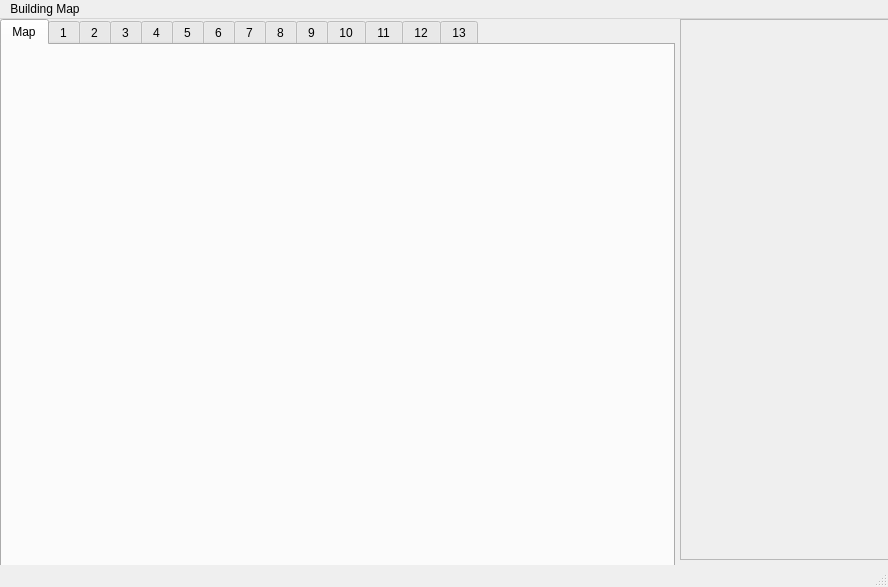
<?xml version="1.0" encoding="UTF-8"?>
<ui version="4.0">
 <class>MainWindow</class>
 <widget class="QMainWindow" name="MainWindow">
  <property name="geometry">
   <rect>
    <x>0</x>
    <y>0</y>
    <width>888</width>
    <height>587</height>
   </rect>
  </property>
  <property name="windowTitle">
   <string>MainWindow</string>
  </property>
  <widget class="QWidget" name="centralwidget">
   <widget class="QTabWidget" name="tabWidget">
    <property name="geometry">
     <rect>
      <x>0</x>
      <y>0</y>
      <width>675</width>
      <height>550</height>
     </rect>
    </property>
    <property name="sizePolicy">
     <sizepolicy hsizetype="Fixed" vsizetype="Preferred">
      <horstretch>0</horstretch>
      <verstretch>0</verstretch>
     </sizepolicy>
    </property>
    <property name="minimumSize">
     <size>
      <width>675</width>
      <height>550</height>
     </size>
    </property>
    <property name="currentIndex">
     <number>0</number>
    </property>
    <widget class="QWidget" name="tab">
     <attribute name="title">
      <string>Map</string>
     </attribute>
    </widget>
    <widget class="QWidget" name="tab_2">
     <attribute name="title">
      <string>1</string>
     </attribute>
    </widget>
    <widget class="QWidget" name="tab_3">
     <attribute name="title">
      <string>2</string>
     </attribute>
    </widget>
    <widget class="QWidget" name="tab_4">
     <attribute name="title">
      <string>3</string>
     </attribute>
    </widget>
    <widget class="QWidget" name="tab_5">
     <attribute name="title">
      <string>4</string>
     </attribute>
    </widget>
    <widget class="QWidget" name="tab_6">
     <attribute name="title">
      <string>5</string>
     </attribute>
    </widget>
    <widget class="QWidget" name="tab_7">
     <attribute name="title">
      <string>6</string>
     </attribute>
    </widget>
    <widget class="QWidget" name="tab_8">
     <attribute name="title">
      <string>7</string>
     </attribute>
    </widget>
    <widget class="QWidget" name="tab_9">
     <attribute name="title">
      <string>8</string>
     </attribute>
    </widget>
    <widget class="QWidget" name="tab_10">
     <attribute name="title">
      <string>9</string>
     </attribute>
    </widget>
    <widget class="QWidget" name="tab_11">
     <attribute name="title">
      <string>10</string>
     </attribute>
    </widget>
    <widget class="QWidget" name="tab_12">
     <attribute name="title">
      <string>11</string>
     </attribute>
    </widget>
    <widget class="QWidget" name="tab_13">
     <attribute name="title">
      <string>12</string>
     </attribute>
    </widget>
    <widget class="QWidget" name="tab_14">
     <attribute name="title">
      <string>13</string>
     </attribute>
    </widget>
   </widget>
   <widget class="QScrollArea" name="scrollArea">
    <property name="geometry">
     <rect>
      <x>680</x>
      <y>0</y>
      <width>211</width>
      <height>541</height>
     </rect>
    </property>
    <property name="minimumSize">
     <size>
      <width>211</width>
      <height>0</height>
     </size>
    </property>
    <property name="widgetResizable">
     <bool>true</bool>
    </property>
    <widget class="QWidget" name="scrollAreaWidgetContents">
     <property name="geometry">
      <rect>
       <x>0</x>
       <y>0</y>
       <width>209</width>
       <height>539</height>
      </rect>
     </property>
    </widget>
   </widget>
  </widget>
  <widget class="QMenuBar" name="menubar">
   <property name="geometry">
    <rect>
     <x>0</x>
     <y>0</y>
     <width>888</width>
     <height>21</height>
    </rect>
   </property>
   <widget class="QMenu" name="menuBuilding_Map">
    <property name="title">
     <string>Building Map</string>
    </property>
   </widget>
   <addaction name="menuBuilding_Map"/>
  </widget>
  <widget class="QStatusBar" name="statusbar"/>
 </widget>
 <resources/>
 <connections/>
</ui>
